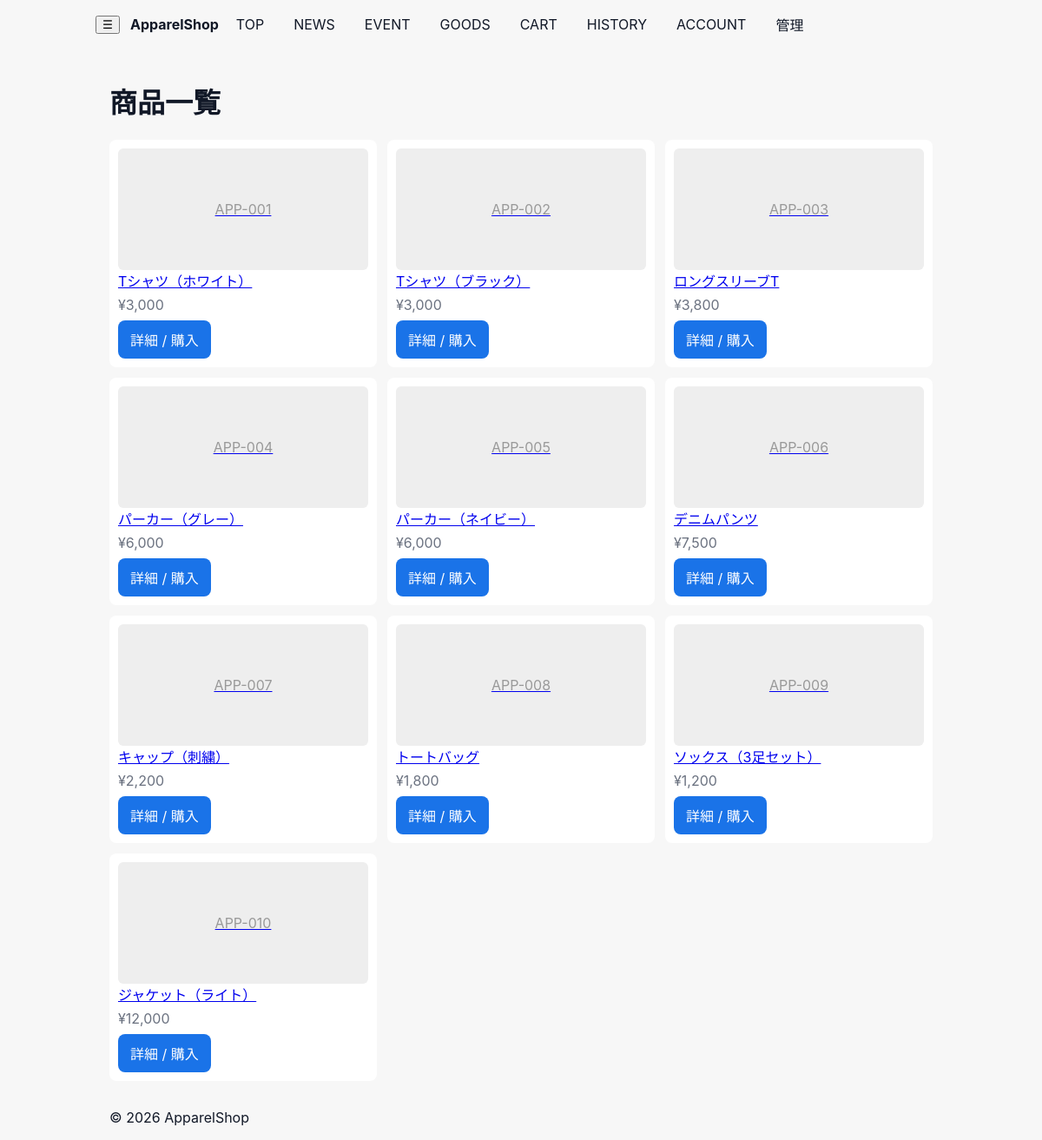
Screenshot of /goods with the database file from the repository.
### tables this page shows
CREATE TABLE products(id TEXT PRIMARY KEY, name TEXT, price INTEGER, stock INTEGER, meta TEXT);

### app.py (the view)
@app.route('/goods')
def goods():
    db = get_db(); cur = db.cursor()
    cur.execute('SELECT id, name, price, stock FROM products')
    products = [dict(r) for r in cur.fetchall()]
    return render_template('goods.html', products=products)

### app.py (called while the page is built)
def get_db():
    db = getattr(g, '_database', None)
    if db is None:
        db = g._database = sqlite3.connect(DB_PATH)
        db.row_factory = sqlite3.Row
    return db

@app.teardown_appcontext
def close_conn(exc):
    db = getattr(g, '_database', None)
    if db is not None:
        db.close()

### templates/goods.html (shortened to what this page needs)
{% extends "base.html" %}
{% block content %}
  <h1>商品一覧</h1>
  <div class="grid">
    {% for p in products %}
      <div class="card">
        <a href="/product/{{ p.id }}"><div class="thumb">{{ p.id }}</div></a>
        <div class="title"><a href="/product/{{ p.id }}">{{ p.name }}</a></div>
        <div class="price">¥{{ '{:,}'.format(p.price) }}</div>
        <div style="margin-top:8px"><a class="cta" href="/product/{{ p.id }}">詳細 / 購入</a></div>
      </div>
    {% endfor %}
  </div>
{% endblock %}

### static/css/styles.css (style rules this page uses)
:root { --bg:#f7f7f7; --surface:#ffffff; --text:#111827; --muted:#6b7280; --accent:#1a73e8; --accent-2:#ff6b6b; }
* { box-sizing:border-box }
body { font-family:Inter, system-ui, -apple-system, 'Noto Sans JP', 'Hiragino Kaku Gothic ProN', 'Yu Gothic', sans-serif;margin:0;background:var(--bg);color:var(--text); }
.cta { background:var(--accent);color:#fff;padding:10px 14px;border-radius:8px;text-decoration:none;display:inline-block }
.grid { display:grid;grid-template-columns:repeat(1,1fr);gap:12px }
.card { background:var(--surface);padding:10px;border-radius:8px }
.thumb { background:#eee;height:140px;display:flex;align-items:center;justify-content:center;border-radius:6px;color:#999 }
.price { color:var(--muted);margin-top:6px }
@media (min-width:768px) { .grid { grid-template-columns:repeat(3,1fr) } }

### rows the page displays
products: id "APP-001", name "Tシャツ（ホワイト）", price "3,000"
products: id "APP-002", name "Tシャツ（ブラック）", price "3,000"
products: id "APP-003", name "ロングスリーブT", price "3,800"
products: id "APP-004", name "パーカー（グレー）", price "6,000"
products: id "APP-005", name "パーカー（ネイビー）", price "6,000"
products: id "APP-006", name "デニムパンツ", price "7,500"
products: id "APP-007", name "キャップ（刺繍）", price "2,200"
products: id "APP-008", name "トートバッグ", price "1,800"
products: id "APP-009", name "ソックス（3足セット）", price "1,200"
products: id "APP-010", name "ジャケット（ライト）", price "12,000"
